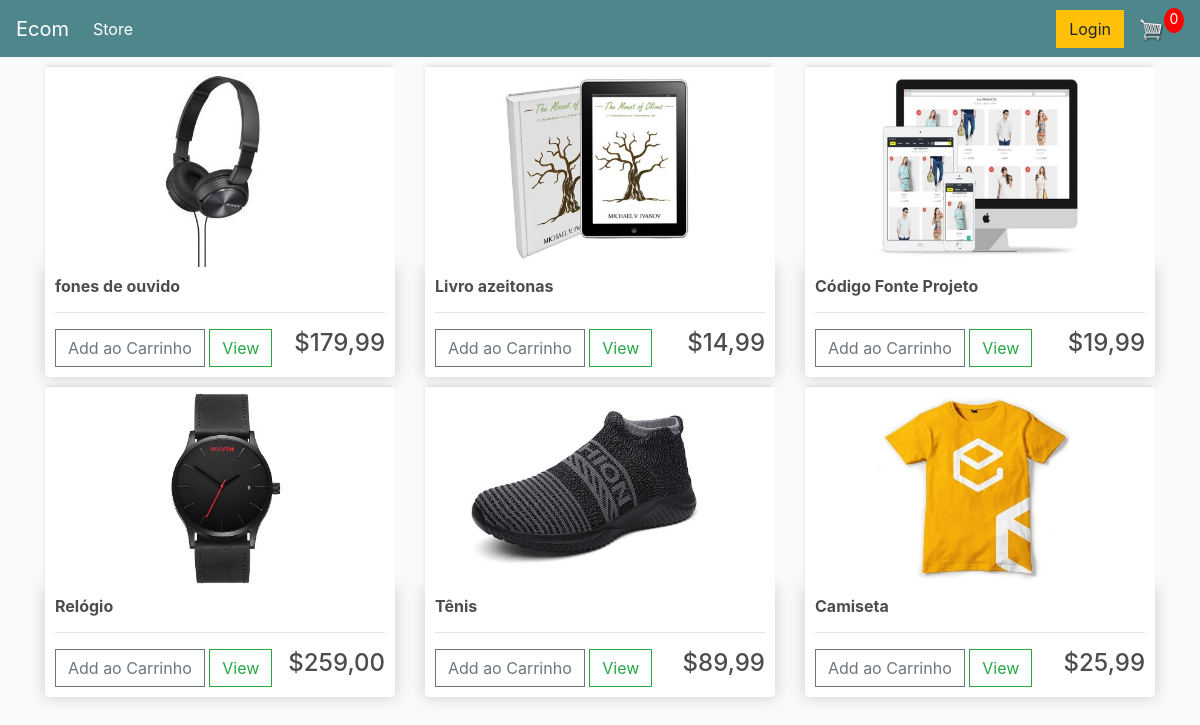
The page / on the database its author committed.
### store/models.py (models this page shows, shortened)
class Produtos(models.Model):
    name = models.CharField(max_length=200, null=True)
    preco = models.DecimalField(max_digits=7, decimal_places=2)
    digital = models.BooleanField(default=False, null=True, blank=False)
    imagem = models.ImageField(null=True, blank=True)
    @property
    def imagemURL(self):
        try:
            url = self.imagem.url
        except:
            url = ''
        return url

### store/views.py (the view)
# urls.py: path('', include('store.urls')),
def store(request):
    data = cartData(request)
    carrinhoItems = data['carrinhoItems']
    produtos = Produtos.objects.all()
    context = {'produtos':produtos, 'carrinhoItems':carrinhoItems}
    return render(request, 'store/store.html', context)

### store/utils.py (called while the page is built, shortened)
def cookieCart(request):
    try:
        cart = json.loads(request.COOKIES['cart'])
    except:
        cart = {}
    print('Cart:', cart)
    items = []
    pedido = {'get_cart_total':0, 'get_cart_items':0, 'envio':False}
    carrinhoItems = pedido['get_cart_items']
    return {'carrinhoItems':carrinhoItems, 'pedido':pedido, 'items':items}

def cartData(request):
    if request.user.is_authenticated:
        cliente = request.user.cliente
        pedido, created = Pedido.objects.get_or_create(cliente=cliente, completo=False)
        items = pedido.itempedido_set.all()
        carrinhoItems = pedido.get_cart_items
    else:
        cookieData = cookieCart(request)
        carrinhoItems = cookieData['carrinhoItems']
        pedido = cookieData['pedido']
        items = cookieData['items']
    return {'carrinhoItems':carrinhoItems, 'pedido':pedido, 'items':items}

### store/templates/store/store.html
{% extends 'store/main.html' %}
{% load static %}
{% block content %}
    <div class="row">
        {% for produto in produtos %}
        <div class="col-lg-4">
            <img class="thumbnail" src="{{ produto.imagemURL }}">
            <div class="box-element product">
                <h6><strong>{{ produto.name }}</strong></h6>
                <hr>
                <button data-produto={{produto.id}} data-action="add" class="btn btn-outline-secondary add-btn update-cart">Add ao Carrinho</button>
                <a class="btn btn-outline-success" href="#">View</a>
				<h4 style="display:inline-block; float:right">${{ produto.preco }}</h4>
            </div>
        </div>
        {% endfor %}
    </div>
{% endblock content %}

### static/css/main.css (style rules this page uses)
body { background-color: hsl(0, 0%, 98%); }
h1,h2,h3,h4,h5,h6 { color:hsl(0, 0%, 30%); }
.box-element { box-shadow:hsl(0, 0%, 80%) 0 0 16px; background-color: #fff; border-radius: 4px; padding: 10px; }
.thumbnail { width: 100%; height: 200px; -webkit-box-shadow: -1px -3px 5px -2px rgba(214,214,214,1); -moz-box-shadow: -1px -3px 5px -2px rgba(214,214,214,1); box-shadow: -1px -3px 5px -2px rgba(214,214,214,1); }
.product { border-radius: 0 0 4px 4px; }
.col-lg-4, .col-lg-6, .col-lg-8, .col-lg-12 { margin-top: 10px; }
.btn { border-radius: 0; }

### rows shown on the page
Produtos: imagemURL (picture), name "fones de ouvido", preco "179,99"
Produtos: imagemURL (picture), name "Livro azeitonas", preco "14,99"
Produtos: imagemURL (picture), name "Código Fonte Projeto", preco "19,99"
Produtos: imagemURL (picture), name "Relógio", preco "259,00"
Produtos: imagemURL (picture), name "Tênis", preco "89,99"
Produtos: imagemURL (picture), name "Camiseta", preco "25,99"

### other values the page prints
{{ carrinhoItems }} "0"
